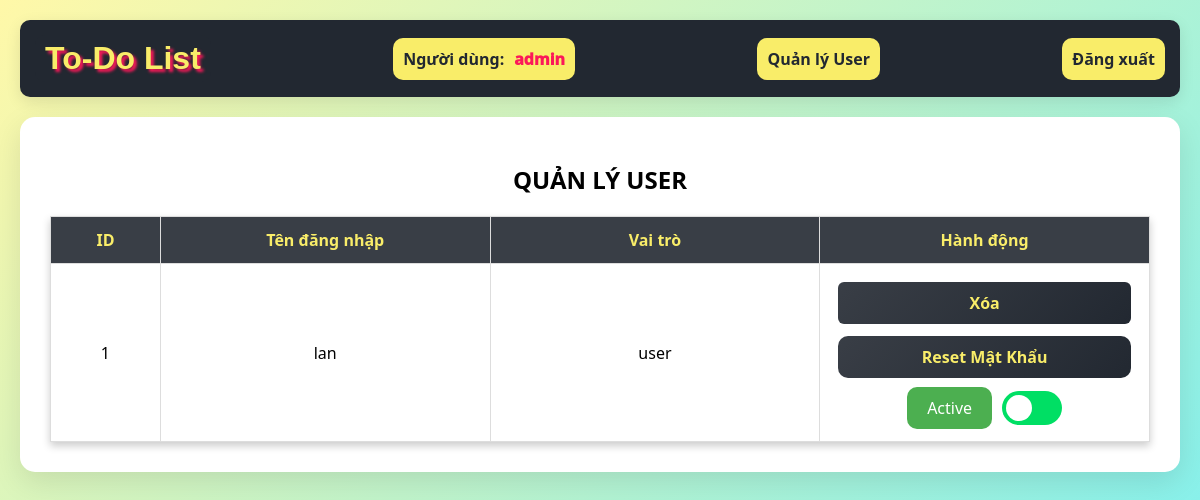
Screenshot of /admin/ (signed in) with the database file from the repository.
### tables this page shows
CREATE TABLE user (
  id INTEGER PRIMARY KEY,
  email TEXT UNIQUE NOT NULL,
  username TEXT UNIQUE NOT NULL,
  password TEXT NOT NULL,
  role TEXT NOT NULL DEFAULT 'user',
  blocked INTEGER NOT NULL DEFAULT 0
);

### flaskr/admin.py (the view)
@bp.route('/')
@admin_required
def index():
    db = get_db()
    users = db.execute("SELECT * FROM user WHERE role != 'admin' ORDER BY id").fetchall()
    return render_template('admin/index.html', users=users)

### flaskr/admin.py (called while the page is built)
def admin_required(view):
    @functools.wraps(view)
    def wrapped_view(**kwargs):
        if g.user is None:
            return redirect(url_for('auth.login'))
        if g.user['role'] != 'admin':
            flash('Bạn không có quyền truy cập trang này.')
            return redirect(url_for('index'))
        return view(**kwargs)
    return wrapped_view

### flaskr/auth.py (called while the page is built)
@bp.before_app_request
def load_logged_in_user():
    user_id = session.get('user_id')
    if user_id is None:
        g.user = None
    else:
        g.user = get_db().execute(
            'SELECT * FROM user WHERE id = ?', (user_id,)
        ).fetchone()

### flaskr/db.py (called while the page is built)
def get_db():
    if 'db' not in g:
        g.db = sqlite3.connect(
            current_app.config['DATABASE'],
            detect_types=sqlite3.PARSE_DECLTYPES
        )
        g.db.row_factory = sqlite3.Row
    return g.db

### flaskr/templates/admin/index.html (shortened to what this page needs)
{% extends "base.html" %}
{% block content %}
    <h2>QUẢN LÝ USER</h2>
    <table class="user-table">
        <thead>
            <tr class="test_user_list">
                <th style="width: 10%;">ID</th>
                <th style="width: 30%;">Tên đăng nhập</th>
                <th style="width: 30%;">Vai trò</th>
                <th style="width: 30%;">Hành động</th>
            </tr>
        </thead>
        <tbody>
            {% for user in users %}
                <tr>
                    <td>{{ user['id'] }}</td>
                    <td>{{ user['username'] }}</td>
                    <td>{{ user['role'] }}</td>
                    <td>
                        <form action="{{ url_for('admin.delete_user', id=user['id']) }}" method="post">
                            <button type="submit" class="delete-btn">Xóa</button>
                        </form>
                        <form action="{{ url_for('admin.reset_password', id=user['id']) }}" method="post">
                            <button type="submit" class="reset-btn">Reset Mật Khẩu</button>
                        </form>
                        <div>
                            <p id="blockStatus-{{ user['id'] }}"
                               style="padding: 10px 20px; border-radius: 10px; color: white; background-color: {% if user['blocked'] %}#fb1859{% else %}#4CAF50{% endif %};">
                                {% if user['blocked'] %}Blocked{% else %}Active{% endif %}
                            </p>
                            <label class="switch">
                                <span class="slider"></span>
                            </label>
                        </div>
                    </td>
                </tr>
            {% endfor %}
        </tbody>
    </table>
{% endblock %}

### flaskr/templates/base.html (shortened to what this page needs)
<!DOCTYPE html>
<html lang="vi">
<head>
    <link rel="stylesheet" href="{{ url_for('static', filename='style.css') }}">
    <link rel="stylesheet" href="https://cdn.jsdelivr.net/npm/bootstrap-icons/font/bootstrap-icons.css">
</head>
<body>
    <nav>
        <h1>
            <a href="{{ url_for('blog.about') }}" class="about-link">
                To-Do List
            </a>
        </h1>
        {% if g.user %}
            <div>
                <p>Người dùng:</p>
                <span>{{ g.user['username'] }}</span>
            </div>
            {% if g.user['role'] == 'admin' %}
                <a href="{{ url_for('admin.index') }}">Quản lý User</a>
            {% endif %}
            <a href="{{ url_for('auth.logout') }}">Đăng xuất</a>
        {% else %}
            <a href="{{ url_for('auth.login') }}">Đăng nhập</a>
            <a href="{{ url_for('auth.register') }}">Đăng ký</a>
        {% endif %}
    </nav>
    <section class="content">
        {% block content %}{% endblock %}
    </section>
</body>
</html>

### flaskr/static/style.css (style rules this page uses)
:root { --cyan: #00ADB5; --light_cyan: #18e6e6; --green: #00df64; --black: #393E46; --white: #EEEEEE; --dark: #222831; --yellow: #F9ED69; --orange: #F08A5D; --red: #fb1859; --purple: #6A2C70; }
* { margin: 0; padding: 0; box-sizing: border-box; font-family: 'Segoe UI', Tahoma, Geneva, Verdana, sans-serif; }
body { min-height: 100vh; background: linear-gradient(135deg, #fff8a8, #74eff6); padding: 20px; }
nav { background: var(--dark); padding: 15px; border-radius: 10px; margin-bottom: 20px; display: flex; justify-content: space-between; align-items: center; box-shadow: 0 5px 15px rgba(0, 0, 0, 0.1); color: var(--white); }
nav h1 { color: var(--yellow); font-size: xx-large; font-weight: bold; }
nav div { color: var(--white); display: flex; background-color: var(--yellow); border-radius: 10px; padding: 10px 10px; }
nav div p { margin-right: 10px; font-weight: 600; color: var(--dark); }
nav div span { color: var(--red); font-weight: 1000; }
nav a { color: var(--white); text-decoration: none; border-radius: 10px; padding: 5px 10px; background-color: var(--yellow); color: var(--dark); font-weight: 600; padding: 10px 10px; transition: transform 0.3s ease; }
.content { margin: 0 auto; background: white; padding: 30px; border-radius: 15px; box-shadow: 0 10px 30px rgba(0, 0, 0, 0.1); }
h2 { margin-top: 16px; margin-bottom: 20px; text-align: center; }
form { display: flex; flex-direction: column; justify-content: center; }
button { padding: 10px; background: linear-gradient(135deg, var(--black), var(--dark)); border: none; border-radius: 10px; color: var(--yellow); font-size: 16px; cursor: pointer; transition: transform 0.3s ease; font-weight: 600; margin: 6px; }
.todo-item a, .delete-btn { text-decoration: none; color: var(--yellow); padding: 10px 20px; border-radius: 6px; }
.user-table { width: 100%; border-collapse: collapse; margin-top: 20px; box-shadow: 0 4px 8px rgba(0, 0, 0, 0.2); }
.user-table th, .user-table td { padding: 12px; text-align: center; border: 1px solid #ddd; }
.user-table th { background: var(--black); color: var(--yellow); }
.user-table td>div { display: flex; flex-direction: row; justify-content: center; margin-top: 3px; align-items: center; gap: 10px; }
.switch { position: relative; display: inline-block; width: 60px; height: 34px; border: none; cursor: pointer; }
.slider { position: absolute; cursor: pointer; top: 0; left: 0; right: 0; bottom: 0; background-color: var(--green); transition: 0.4s; border-radius: 34px; }
.slider:before { position: absolute; content: ""; height: 26px; width: 26px; left: 4px; bottom: 4px; background-color: white; transition: 0.4s; border-radius: 50%; }
.about-link { position: relative; color: var(--yellow); text-decoration: none; font-weight: 900; font-family: 'Proza Libre', sans-serif; background-color: var(--dark); text-shadow: 3px 3px 3px var(--red); padding: 5px 10px; display: inline-flex; align-items: center; transition: transform 0.3s ease-in-out; }

### rows the page displays
user: user.username "admin"
user: id "1", username "lan", role "user", blocked "Active"
